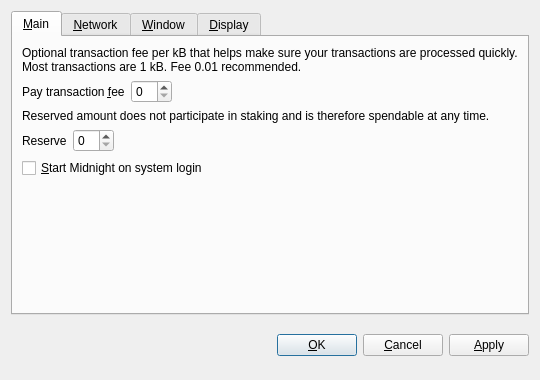
<?xml version="1.0" encoding="UTF-8"?>
<ui version="4.0">
 <class>OptionsDialog</class>
 <widget class="QDialog" name="OptionsDialog">
  <property name="geometry">
   <rect>
    <x>0</x>
    <y>0</y>
    <width>540</width>
    <height>380</height>
   </rect>
  </property>
  <property name="windowTitle">
   <string>Options</string>
  </property>
  <property name="modal">
   <bool>true</bool>
  </property>
  <layout class="QVBoxLayout" name="verticalLayout">
   <item>
    <widget class="QTabWidget" name="tabWidget">
     <property name="tabPosition">
      <enum>QTabWidget::North</enum>
     </property>
     <property name="currentIndex">
      <number>0</number>
     </property>
     <widget class="QWidget" name="tabMain">
      <attribute name="title">
       <string>&amp;Main</string>
      </attribute>
      <layout class="QVBoxLayout" name="verticalLayout_Main">
       <item>
        <widget class="QLabel" name="transactionFeeInfoLabel">
         <property name="text">
          <string>Optional transaction fee per kB that helps make sure your transactions are processed quickly. Most transactions are 1 kB. Fee 0.01 recommended.</string>
         </property>
         <property name="textFormat">
          <enum>Qt::PlainText</enum>
         </property>
         <property name="wordWrap">
          <bool>true</bool>
         </property>
        </widget>
       </item>
       <item>
        <layout class="QHBoxLayout" name="horizontalLayoutFee">
         <item>
          <widget class="QLabel" name="transactionFeeLabel">
           <property name="text">
            <string>Pay transaction &amp;fee</string>
           </property>
           <property name="textFormat">
            <enum>Qt::PlainText</enum>
           </property>
           <property name="buddy">
            <cstring>transactionFee</cstring>
           </property>
          </widget>
         </item>
         <item>
          <widget class="BitcoinAmountField" name="transactionFee"/>
         </item>
         <item>
          <spacer name="horizontalSpacerFee">
           <property name="orientation">
            <enum>Qt::Horizontal</enum>
           </property>
           <property name="sizeHint" stdset="0">
            <size>
             <width>40</width>
             <height>20</height>
            </size>
           </property>
          </spacer>
         </item>
        </layout>
       </item>
       <item>
        <widget class="QLabel" name="reserveBalanceInfoLabel">
         <property name="text">
          <string>Reserved amount does not participate in staking and is therefore spendable at any time.</string>
         </property>
         <property name="textFormat">
          <enum>Qt::PlainText</enum>
         </property>
         <property name="wordWrap">
          <bool>true</bool>
         </property>
        </widget>
       </item>
       <item>
        <layout class="QHBoxLayout" name="horizontalLayoutReserveBalance">
         <item>
          <widget class="QLabel" name="reserveBalanceLabel">
           <property name="text">
            <string>Reserve</string>
           </property>
           <property name="textFormat">
            <enum>Qt::PlainText</enum>
           </property>
           <property name="buddy">
            <cstring>reserveBalance</cstring>
           </property>
          </widget>
         </item>
         <item>
          <widget class="BitcoinAmountField" name="reserveBalance"/>
         </item>
         <item>
          <spacer name="horizontalSpacerReserveBalance">
           <property name="orientation">
            <enum>Qt::Horizontal</enum>
           </property>
           <property name="sizeHint" stdset="0">
            <size>
             <width>40</width>
             <height>20</height>
            </size>
           </property>
          </spacer>
         </item>
        </layout>
       </item>
       <item>
        <widget class="QCheckBox" name="bitcoinAtStartup">
         <property name="toolTip">
          <string>Automatically start Midnight after logging in to the system.</string>
         </property>
         <property name="text">
          <string>&amp;Start Midnight on system login</string>
         </property>
        </widget>
       </item>
       <item>
        <spacer name="verticalSpacer_Main">
         <property name="orientation">
          <enum>Qt::Vertical</enum>
         </property>
         <property name="sizeHint" stdset="0">
          <size>
           <width>20</width>
           <height>40</height>
          </size>
         </property>
        </spacer>
       </item>
      </layout>
     </widget>
     <widget class="QWidget" name="tabNetwork">
      <attribute name="title">
       <string>&amp;Network</string>
      </attribute>
      <layout class="QVBoxLayout" name="verticalLayout_Network">
       <item>
        <widget class="QCheckBox" name="mapPortUpnp">
         <property name="toolTip">
          <string>Automatically open the Midnight client port on the router. This only works when your router supports UPnP and it is enabled.</string>
         </property>
         <property name="text">
          <string>Map port using &amp;UPnP</string>
         </property>
        </widget>
       </item>
       <item>
        <widget class="QCheckBox" name="connectSocks">
         <property name="toolTip">
          <string>Connect to the Midnight network through a SOCKS5 proxy (e.g. when connecting through Tor).</string>
         </property>
         <property name="text">
          <string>&amp;Connect through SOCKS5 proxy:</string>
         </property>
        </widget>
       </item>
       <item>
        <layout class="QHBoxLayout" name="horizontalLayout_Network">
         <item>
          <widget class="QLabel" name="proxyIpLabel">
           <property name="text">
            <string>Proxy &amp;IP:</string>
           </property>
           <property name="textFormat">
            <enum>Qt::PlainText</enum>
           </property>
           <property name="buddy">
            <cstring>proxyIp</cstring>
           </property>
          </widget>
         </item>
         <item>
          <widget class="QValidatedLineEdit" name="proxyIp">
           <property name="maximumSize">
            <size>
             <width>140</width>
             <height>16777215</height>
            </size>
           </property>
           <property name="toolTip">
            <string>IP address of the proxy (e.g. 127.0.0.1)</string>
           </property>
          </widget>
         </item>
         <item>
          <widget class="QLabel" name="proxyPortLabel">
           <property name="text">
            <string>&amp;Port:</string>
           </property>
           <property name="textFormat">
            <enum>Qt::PlainText</enum>
           </property>
           <property name="buddy">
            <cstring>proxyPort</cstring>
           </property>
          </widget>
         </item>
         <item>
          <widget class="QLineEdit" name="proxyPort">
           <property name="maximumSize">
            <size>
             <width>55</width>
             <height>16777215</height>
            </size>
           </property>
           <property name="toolTip">
            <string>Port of the proxy (e.g. 9050)</string>
           </property>
          </widget>
         </item>
         <item>
          <spacer name="horizontalSpacer_Network">
           <property name="orientation">
            <enum>Qt::Horizontal</enum>
           </property>
           <property name="sizeHint" stdset="0">
            <size>
             <width>40</width>
             <height>20</height>
            </size>
           </property>
          </spacer>
         </item>
        </layout>
       </item>
       <item>
        <spacer name="verticalSpacer_Network">
         <property name="orientation">
          <enum>Qt::Vertical</enum>
         </property>
         <property name="sizeHint" stdset="0">
          <size>
           <width>20</width>
           <height>40</height>
          </size>
         </property>
        </spacer>
       </item>
      </layout>
     </widget>
     <widget class="QWidget" name="tabWindow">
      <attribute name="title">
       <string>&amp;Window</string>
      </attribute>
      <layout class="QVBoxLayout" name="verticalLayout_Window">
       <item>
        <widget class="QCheckBox" name="minimizeToTray">
         <property name="toolTip">
          <string>Show only a tray icon after minimizing the window.</string>
         </property>
         <property name="text">
          <string>&amp;Minimize to the tray instead of the taskbar</string>
         </property>
        </widget>
       </item>
       <item>
        <widget class="QCheckBox" name="minimizeOnClose">
         <property name="toolTip">
          <string>Minimize instead of exit the application when the window is closed. When this option is enabled, the application will be closed only after selecting Quit in the menu.</string>
         </property>
         <property name="text">
          <string>M&amp;inimize on close</string>
         </property>
        </widget>
       </item>
       <item>
        <spacer name="verticalSpacer_Window">
         <property name="orientation">
          <enum>Qt::Vertical</enum>
         </property>
         <property name="sizeHint" stdset="0">
          <size>
           <width>20</width>
           <height>40</height>
          </size>
         </property>
        </spacer>
       </item>
      </layout>
     </widget>
     <widget class="QWidget" name="tabDisplay">
      <attribute name="title">
       <string>&amp;Display</string>
      </attribute>
      <layout class="QVBoxLayout" name="verticalLayout_Display">
       <item>
        <layout class="QHBoxLayout" name="horizontalLayout_1_Display">
         <item>
          <widget class="QLabel" name="langLabel">
           <property name="text">
            <string>User Interface &amp;language:</string>
           </property>
           <property name="textFormat">
            <enum>Qt::PlainText</enum>
           </property>
           <property name="buddy">
            <cstring>lang</cstring>
           </property>
          </widget>
         </item>
         <item>
          <widget class="QValueComboBox" name="lang">
           <property name="toolTip">
            <string>The user interface language can be set here. This setting will take effect after restarting Midnight.</string>
           </property>
          </widget>
         </item>
        </layout>
       </item>
       <item>
        <layout class="QHBoxLayout" name="horizontalLayout_2_Display">
         <item>
          <widget class="QLabel" name="unitLabel">
           <property name="text">
            <string>&amp;Unit to show amounts in:</string>
           </property>
           <property name="textFormat">
            <enum>Qt::PlainText</enum>
           </property>
           <property name="buddy">
            <cstring>unit</cstring>
           </property>
          </widget>
         </item>
         <item>
          <widget class="QValueComboBox" name="unit">
           <property name="toolTip">
            <string>Choose the default subdivision unit to show in the interface and when sending coins.</string>
           </property>
          </widget>
         </item>
        </layout>
       </item>
       <item>
        <widget class="QCheckBox" name="coinControlFeatures">
         <property name="toolTip">
          <string>Whether to show coin control features or not.</string>
         </property>
         <property name="text">
          <string>Display coin &amp;control features (experts only!)</string>
         </property>
        </widget>
       </item>
       <item>
        <widget class="QCheckBox" name="minimizeCoinAge">
         <property name="toolTip">
          <string>Whether to select the coin outputs randomly or with minimal coin age.</string>
         </property>
         <property name="text">
          <string>Minimize weight consumption (experimental)</string>
         </property>
        </widget>
       </item>
       <item>
        <widget class="QCheckBox" name="useBlackTheme">
         <property name="text">
          <string>Use black visual theme (requires restart)</string>
         </property>
        </widget>
       </item>
       <item>
        <spacer name="verticalSpacer_Display">
         <property name="orientation">
          <enum>Qt::Vertical</enum>
         </property>
         <property name="sizeHint" stdset="0">
          <size>
           <width>20</width>
           <height>40</height>
          </size>
         </property>
        </spacer>
       </item>
      </layout>
     </widget>
    </widget>
   </item>
   <item>
    <layout class="QHBoxLayout" name="horizontalLayout_Buttons">
     <item>
      <spacer name="horizontalSpacer_1">
       <property name="orientation">
        <enum>Qt::Horizontal</enum>
       </property>
       <property name="sizeHint" stdset="0">
        <size>
         <width>40</width>
         <height>48</height>
        </size>
       </property>
      </spacer>
     </item>
     <item>
      <widget class="QLabel" name="statusLabel">
       <property name="font">
        <font>
         <weight>75</weight>
         <bold>true</bold>
        </font>
       </property>
       <property name="text">
        <string/>
       </property>
       <property name="textFormat">
        <enum>Qt::PlainText</enum>
       </property>
       <property name="wordWrap">
        <bool>true</bool>
       </property>
      </widget>
     </item>
     <item>
      <spacer name="horizontalSpacer_2">
       <property name="orientation">
        <enum>Qt::Horizontal</enum>
       </property>
       <property name="sizeHint" stdset="0">
        <size>
         <width>40</width>
         <height>48</height>
        </size>
       </property>
      </spacer>
     </item>
     <item>
      <widget class="QPushButton" name="okButton">
       <property name="text">
        <string>&amp;OK</string>
       </property>
      </widget>
     </item>
     <item>
      <widget class="QPushButton" name="cancelButton">
       <property name="text">
        <string>&amp;Cancel</string>
       </property>
       <property name="autoDefault">
        <bool>false</bool>
       </property>
      </widget>
     </item>
     <item>
      <widget class="QPushButton" name="applyButton">
       <property name="text">
        <string>&amp;Apply</string>
       </property>
       <property name="autoDefault">
        <bool>false</bool>
       </property>
      </widget>
     </item>
    </layout>
   </item>
  </layout>
 </widget>
 <customwidgets>
  <customwidget>
   <class>BitcoinAmountField</class>
   <extends>QSpinBox</extends>
   <header>bitcoinamountfield.h</header>
  </customwidget>
  <customwidget>
   <class>QValueComboBox</class>
   <extends>QComboBox</extends>
   <header>qvaluecombobox.h</header>
  </customwidget>
  <customwidget>
   <class>QValidatedLineEdit</class>
   <extends>QLineEdit</extends>
   <header>qvalidatedlineedit.h</header>
  </customwidget>
 </customwidgets>
 <resources/>
 <connections/>
</ui>
